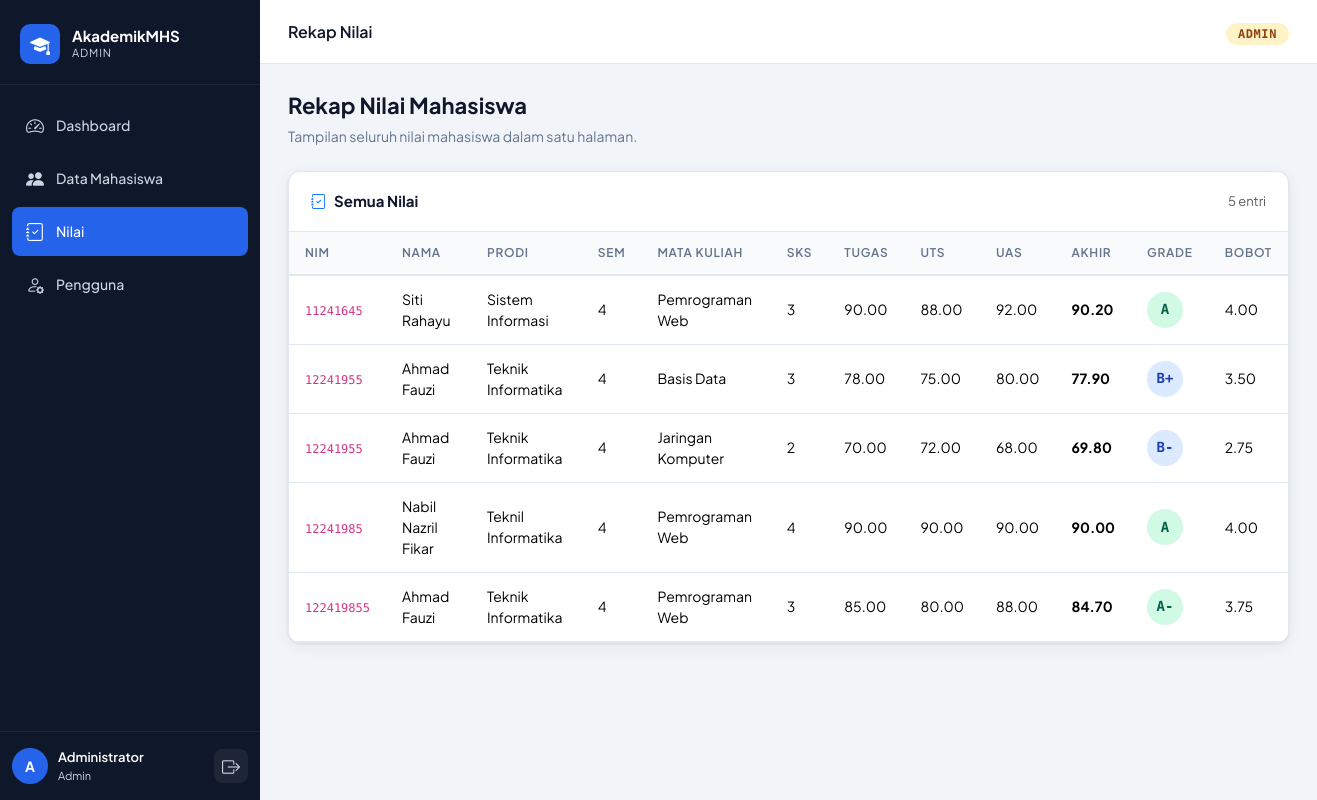
Page /pages/admin/nilai.php (signed in) on the committed database.
### tables this page shows
CREATE TABLE `mahasiswa` (
  `id` int(11) NOT NULL,
  `nim` varchar(20) NOT NULL,
  `nama` varchar(100) NOT NULL,
  `program_studi` varchar(60) NOT NULL,
  `semester` tinyint(4) NOT NULL DEFAULT 1,
  `mata_kuliah` varchar(80) NOT NULL,
  `sks` tinyint(4) NOT NULL DEFAULT 3,
  `nilai_tugas` decimal(5,2) DEFAULT 0.00,
  `nilai_uts` decimal(5,2) DEFAULT 0.00,
  `nilai_uas` decimal(5,2) DEFAULT 0.00,
  `nilai_akhir` decimal(5,2) DEFAULT 0.00,
  `huruf` char(2) DEFAULT '-',
  `bobot` decimal(3,2) DEFAULT 0.00,
  `created_at` timestamp NOT NULL DEFAULT current_timestamp(),
  `updated_at` timestamp NOT NULL DEFAULT current_timestamp() ON UPDATE current_timestamp()
);

### pages/admin/nilai.php (the view, shortened to what this page needs)
<?php
require_once '../../includes/config.php';
$rows = $conn->query("SELECT * FROM mahasiswa ORDER BY nim, mata_kuliah");
require_once '../../includes/header.php';
function gradeClass($h) {
    $h = substr(trim($h), 0, 1);
    return 'grade-' . ($h ?: 'E');
}
?>
<div class="page-heading">
    <h1>Rekap Nilai Mahasiswa</h1>
    <p>Tampilan seluruh nilai mahasiswa dalam satu halaman.</p>
</div>
<div class="table-card">
    <div class="table-card-header">
        <span class="table-card-title"><i class="bi bi-journal-check me-2 text-primary"></i>Semua Nilai</span>
        <span class="text-muted" style="font-size:13px"><?= $rows->num_rows ?> entri</span>
    </div>
    <div class="table-responsive">
        <table class="table">
            <thead>
                <tr>
                    <th>NIM</th><th>Nama</th><th>Prodi</th><th>Sem</th>
                    <th>Mata Kuliah</th><th>SKS</th>
                    <th>Tugas</th><th>UTS</th><th>UAS</th>
                    <th>Akhir</th><th>Grade</th><th>Bobot</th>
                </tr>
            </thead>
            <tbody>
                <?php while ($row = $rows->fetch_assoc()): ?>
                <tr>
                    <td><code style="font-family:'DM Mono',monospace;font-size:12px"><?= $row['nim'] ?></code></td>
                    <td><?= htmlspecialchars($row['nama']) ?></td>
                    <td><?= htmlspecialchars($row['program_studi']) ?></td>
                    <td><?= $row['semester'] ?></td>
                    <td><?= htmlspecialchars($row['mata_kuliah']) ?></td>
                    <td><?= $row['sks'] ?></td>
                    <td><?= $row['nilai_tugas'] ?></td>
                    <td><?= $row['nilai_uts'] ?></td>
                    <td><?= $row['nilai_uas'] ?></td>
                    <td><strong><?= $row['nilai_akhir'] ?></strong></td>
                    <td><span class="grade-badge <?= gradeClass($row['huruf']) ?>"><?= $row['huruf'] ?></span></td>
                    <td><?= $row['bobot'] ?></td>
                </tr>
                <?php endwhile; ?>
            </tbody>
        </table>
    </div>
</div>
<?php require_once '../../includes/footer.php'; ?>

### css/style.css (style rules this page uses)
:root { --primary: #2563EB; --primary-dark:#1D4ED8; --primary-light:#EFF6FF; --accent: #F59E0B; --success: #10B981; --danger: #EF4444; --warning: #F59E0B; --info: #06B6D4; --sidebar-w: 260px; --topbar-h: 64px; --bg: #F1F5F9; --card-bg: #FFFFFF; --sidebar-bg: #0F172A; --sidebar-text:#CBD5E1; --sidebar-active:#2563EB; --text-primary:#0F172A; --text-muted: #64748B; --border: #E2E8F0; --radius: 12px; --radius-sm: 8px; --shadow: 0 1px 3px rgba(0,0,0,.08), 0 4px 16px rgba(0,0,0,.06); --shadow-md: 0 4px 24px rgba(0,0,0,.12); --font-main: 'Plus Jakarta Sans', sans-serif; --font-mono: 'DM Mono', monospace; }
*, *::before, *::after { box-sizing: border-box; margin: 0; padding: 0; }
body { font-family: var(--font-main); background: var(--bg); color: var(--text-primary); display: flex; min-height: 100vh; overflow-x: hidden; }
.table-card { background: var(--card-bg); border: 1px solid var(--border); border-radius: var(--radius); box-shadow: var(--shadow); overflow: hidden; }
.table-card-header { padding: 18px 22px; border-bottom: 1px solid var(--border); display: flex; align-items: center; justify-content: space-between; gap: 12px; flex-wrap: wrap; }
.table-card-title { font-size: 15px; font-weight: 700; }
.table { margin: 0; }
.table thead th { background: #F8FAFC; border-bottom: 2px solid var(--border); font-size: 12px; font-weight: 600; text-transform: uppercase; letter-spacing: .06em; color: var(--text-muted); padding: 12px 16px; white-space: nowrap; }
.table tbody td { padding: 13px 16px; border-color: var(--border); font-size: 14px; vertical-align: middle; }
.grade-badge { display: inline-flex; align-items: center; justify-content: center; width: 36px; height: 36px; border-radius: 50%; font-weight: 700; font-size: 14px; font-family: var(--font-mono); }
.grade-A { background: #D1FAE5; color: #065F46; }
.grade-B { background: #DBEAFE; color: #1E40AF; }
.page-heading { margin-bottom: 24px; }
.page-heading h1 { font-size: 22px; font-weight: 700; }
.page-heading p { font-size: 14px; color: var(--text-muted); margin-top: 4px; }

### rows in the picture
mahasiswa: nim "11241645", nama "Siti Rahayu", program_studi "Sistem Informasi", semester "4", mata_kuliah "Pemrograman Web", sks "3", nilai_tugas "90.00", nilai_uts "88.00", nilai_uas "92.00", nilai_akhir "90.20", huruf "A", bobot "4.00"
mahasiswa: nim "12241955", nama "Ahmad Fauzi", program_studi "Teknik Informatika", semester "4", mata_kuliah "Basis Data", sks "3", nilai_tugas "78.00", nilai_uts "75.00", nilai_uas "80.00", nilai_akhir "77.90", huruf "B+", bobot "3.50"
mahasiswa: nim "12241955", nama "Ahmad Fauzi", program_studi "Teknik Informatika", semester "4", mata_kuliah "Jaringan Komputer", sks "2", nilai_tugas "70.00", nilai_uts "72.00", nilai_uas "68.00", nilai_akhir "69.80", huruf "B-", bobot "2.75"
mahasiswa: nim "12241985", nama "Nabil Nazril Fikar", program_studi "Teknil Informatika", semester "4", mata_kuliah "Pemrograman Web", sks "4", nilai_tugas "90.00", nilai_uts "90.00", nilai_uas "90.00", nilai_akhir "90.00", huruf "A", bobot "4.00"
mahasiswa: nim "122419855", nama "Ahmad Fauzi", program_studi "Teknik Informatika", semester "4", mata_kuliah "Pemrograman Web", sks "3", nilai_tugas "85.00", nilai_uts "80.00", nilai_uas "88.00", nilai_akhir "84.70", huruf "A-", bobot "3.75"

### other values in the picture
$role "ADMIN"
$link['label'] "Dashboard"
$link['label'] "Data Mahasiswa"
$link['label'] "Nilai"
$link['label'] "Pengguna"
substr($user['nama'] ?? 'U', 0, 1) "A"
$user['nama'] "Administrator"
$role "Admin"
PAGE_TITLE "Rekap Nilai"
$rows->num_rows "5"
